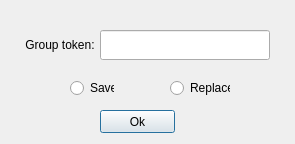
<?xml version="1.0" encoding="UTF-8"?>
<ui version="4.0">
 <class>Dialog</class>
 <widget class="QDialog" name="Dialog">
  <property name="geometry">
   <rect>
    <x>0</x>
    <y>0</y>
    <width>295</width>
    <height>144</height>
   </rect>
  </property>
  <property name="windowTitle">
   <string>EnterGrp</string>
  </property>
  <widget class="QRadioButton" name="radioSave">
   <property name="geometry">
    <rect>
     <x>70</x>
     <y>80</y>
     <width>44</width>
     <height>16</height>
    </rect>
   </property>
   <property name="text">
    <string>Save</string>
   </property>
  </widget>
  <widget class="QRadioButton" name="radioReplace">
   <property name="geometry">
    <rect>
     <x>170</x>
     <y>80</y>
     <width>60</width>
     <height>16</height>
    </rect>
   </property>
   <property name="text">
    <string>Replace</string>
   </property>
  </widget>
  <widget class="QLineEdit" name="ediaToken">
   <property name="geometry">
    <rect>
     <x>100</x>
     <y>30</y>
     <width>170</width>
     <height>30</height>
    </rect>
   </property>
  </widget>
  <widget class="QLabel" name="label">
   <property name="geometry">
    <rect>
     <x>20</x>
     <y>30</y>
     <width>80</width>
     <height>30</height>
    </rect>
   </property>
   <property name="text">
    <string>Group token:</string>
   </property>
   <property name="alignment">
    <set>Qt::AlignCenter</set>
   </property>
  </widget>
  <widget class="QPushButton" name="btnOK">
   <property name="geometry">
    <rect>
     <x>100</x>
     <y>110</y>
     <width>75</width>
     <height>23</height>
    </rect>
   </property>
   <property name="text">
    <string>Ok</string>
   </property>
  </widget>
 </widget>
 <resources/>
 <connections/>
</ui>
